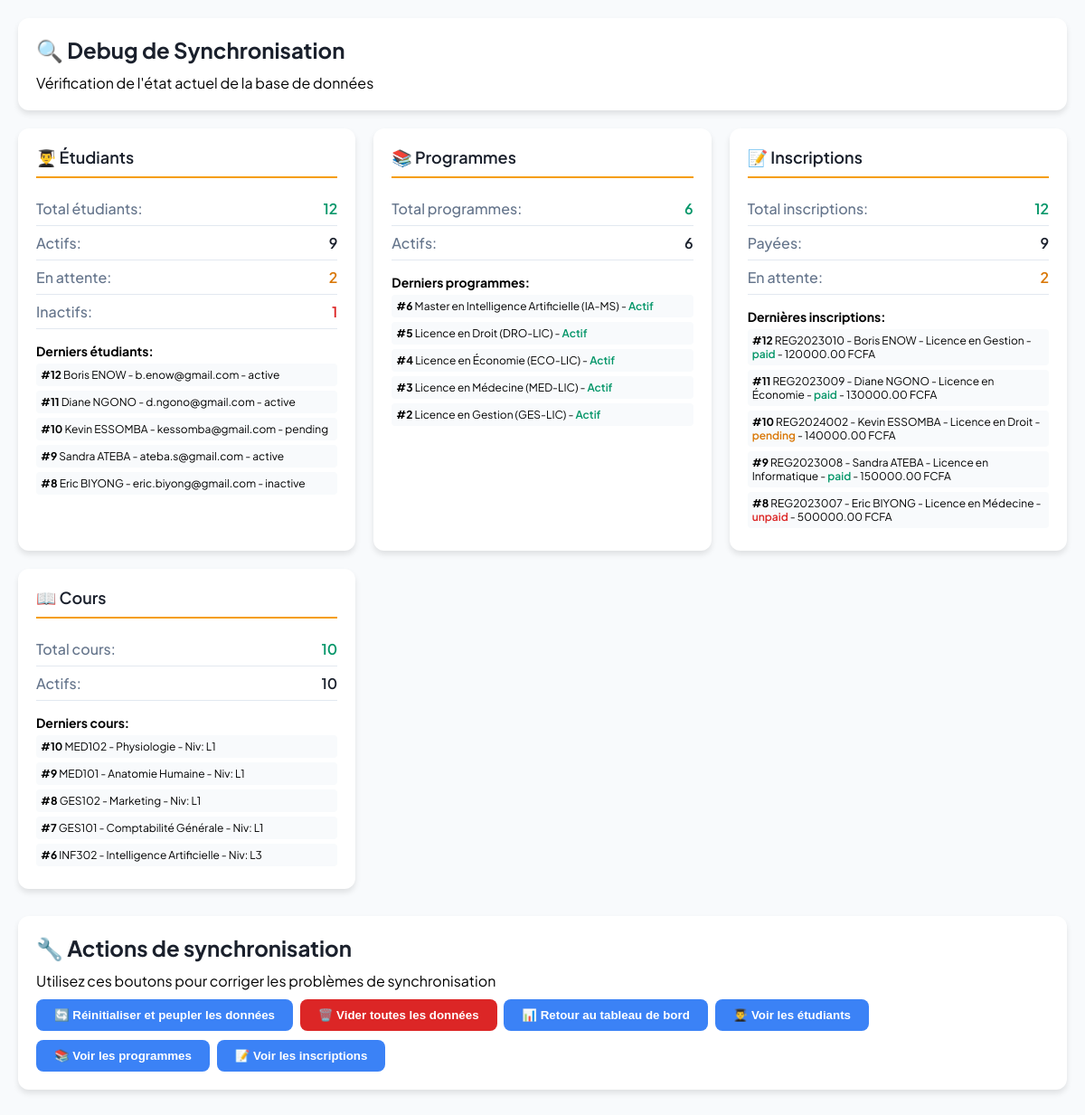
Page /debug_sync.php (signed in) on the committed database.
### tables this page shows
CREATE TABLE `students` (
  `id` int(11) NOT NULL AUTO_INCREMENT,
  `first_name` varchar(50) NOT NULL,
  `last_name` varchar(50) NOT NULL,
  `email` varchar(100) NOT NULL,
  `phone` varchar(20) DEFAULT NULL,
  `date_of_birth` date DEFAULT NULL,
  `place_of_birth` varchar(100) DEFAULT NULL,
  `nationality` varchar(50) DEFAULT NULL,
  `address` text DEFAULT NULL,
  `gender` enum('M','F','Autre') DEFAULT NULL,
  `program_id` int(11) DEFAULT NULL,
  `level` enum('L1','L2','L3','M1','M2','D1','D2','D3') DEFAULT NULL,
  `status` enum('active','inactive','pending','graduated','suspended') NOT NULL DEFAULT 'pending',
  `registration_date` date DEFAULT NULL,
  `student_id_card` varchar(50) DEFAULT NULL,
  `avatar` varchar(255) DEFAULT NULL,
  `emergency_contact_name` varchar(100) DEFAULT NULL,
  `emergency_contact_phone` varchar(20) DEFAULT NULL,
  `created_at` timestamp DEFAULT CURRENT_TIMESTAMP,
  `updated_at` timestamp DEFAULT CURRENT_TIMESTAMP ON UPDATE CURRENT_TIMESTAMP,
  PRIMARY KEY (`id`),
  UNIQUE KEY `email` (`email`),
  UNIQUE KEY `student_id_card` (`student_id_card`),
  KEY `idx_program_id` (`program_id`),
  KEY `idx_level` (`level`),
  KEY `idx_status` (`status`),
  CONSTRAINT `fk_students_program` FOREIGN KEY (`program_id`) REFERENCES `programs` (`id`) ON DELETE SET NULL
);

CREATE TABLE `programs` (
  `id` int(11) NOT NULL AUTO_INCREMENT,
  `name` varchar(100) NOT NULL,
  `code` varchar(20) NOT NULL,
  `description` text DEFAULT NULL,
  `level` enum('Licence','Master','Doctorat','Certificat','Formation continue') NOT NULL,
  `duration` int(11) NOT NULL DEFAULT 3 COMMENT 'Durée en années',
  `capacity` int(11) NOT NULL DEFAULT 50 COMMENT 'Capacité maximale',
  `price` decimal(10,2) NOT NULL DEFAULT 0.00 COMMENT 'Frais de scolarité',
  `requirements` text DEFAULT NULL COMMENT 'Prérequis',
  `objectives` text DEFAULT NULL COMMENT 'Objectifs du programme',
  `active` tinyint(1) NOT NULL DEFAULT 1,
  `created_by` int(11) DEFAULT NULL,
  `created_at` timestamp DEFAULT CURRENT_TIMESTAMP,
  `updated_at` timestamp DEFAULT CURRENT_TIMESTAMP ON UPDATE CURRENT_TIMESTAMP,
  PRIMARY KEY (`id`),
  UNIQUE KEY `code` (`code`),
  KEY `idx_level` (`level`),
  KEY `idx_active` (`active`),
  KEY `idx_created_by` (`created_by`),
  CONSTRAINT `fk_programs_created_by` FOREIGN KEY (`created_by`) REFERENCES `users` (`id`) ON DELETE SET NULL
);

CREATE TABLE `registrations` (
  `id` int(11) NOT NULL AUTO_INCREMENT,
  `student_id` int(11) NOT NULL,
  `program_id` int(11) NOT NULL,
  `reference` varchar(50) NOT NULL,
  `registration_date` date NOT NULL,
  `academic_year` varchar(20) NOT NULL,
  `semester` enum('Semestre 1','Semestre 2','Année complète') NOT NULL DEFAULT 'Année complète',
  `amount` decimal(10,2) NOT NULL DEFAULT 0.00,
  `payment_status` enum('paid','pending','unpaid','partial','refunded') NOT NULL DEFAULT 'pending',
  `payment_method` enum('cash','bank_transfer','mobile_money','credit_card','check') DEFAULT NULL,
  `payment_date` datetime DEFAULT NULL,
  `status` enum('validated','pending','rejected','cancelled') NOT NULL DEFAULT 'pending',
  `validation_date` datetime DEFAULT NULL,
  `validated_by` int(11) DEFAULT NULL,
  `notes` text DEFAULT NULL,
  `created_at` timestamp DEFAULT CURRENT_TIMESTAMP,
  `updated_at` timestamp DEFAULT CURRENT_TIMESTAMP ON UPDATE CURRENT_TIMESTAMP,
  PRIMARY KEY (`id`),
  UNIQUE KEY `reference` (`reference`),
  KEY `idx_student_id` (`student_id`),
  KEY `idx_program_id` (`program_id`),
  KEY `idx_academic_year` (`academic_year`),
  KEY `idx_payment_status` (`payment_status`),
  KEY `idx_status` (`status`),
  KEY `idx_validated_by` (`validated_by`),
  CONSTRAINT `fk_registrations_student` FOREIGN KEY (`student_id`) REFERENCES `students` (`id`) ON DELETE CASCADE,
  CONSTRAINT `fk_registrations_program` FOREIGN KEY (`program_id`) REFERENCES `programs` (`id`) ON DELETE CASCADE,
  CONSTRAINT `fk_registrations_validated_by` FOREIGN KEY (`validated_by`) REFERENCES `users` (`id`) ON DELETE SET NULL
);

CREATE TABLE `courses` (
  `id` int(11) NOT NULL AUTO_INCREMENT,
  `code` varchar(20) NOT NULL,
  `name` varchar(100) NOT NULL,
  `description` text DEFAULT NULL,
  `credits` int(11) NOT NULL DEFAULT 3,
  `hours` int(11) NOT NULL DEFAULT 30,
  `program_id` int(11) NOT NULL,
  `level` enum('L1','L2','L3','M1','M2','D1','D2','D3') NOT NULL,
  `semester` enum('Semestre 1','Semestre 2') NOT NULL,
  `teacher_id` int(11) DEFAULT NULL,
  `max_students` int(11) NOT NULL DEFAULT 50,
  `current_students` int(11) NOT NULL DEFAULT 0,
  `status` enum('active','inactive','completed') NOT NULL DEFAULT 'active',
  `created_at` timestamp DEFAULT CURRENT_TIMESTAMP,
  `updated_at` timestamp DEFAULT CURRENT_TIMESTAMP ON UPDATE CURRENT_TIMESTAMP,
  PRIMARY KEY (`id`),
  UNIQUE KEY `code` (`code`),
  KEY `idx_program_id` (`program_id`),
  KEY `idx_level` (`level`),
  KEY `idx_teacher_id` (`teacher_id`),
  CONSTRAINT `fk_courses_program` FOREIGN KEY (`program_id`) REFERENCES `programs` (`id`) ON DELETE CASCADE,
  CONSTRAINT `fk_courses_teacher` FOREIGN KEY (`teacher_id`) REFERENCES `users` (`id`) ON DELETE SET NULL
);

### debug_sync.php (the view, shortened to what this page needs)
<?php
include 'db/mysql_connection_gestion_inscription.php';
?>
<!DOCTYPE html>
<html lang="fr">
<head>
</head>
<body>
<div class="container">
    <div class="header">
        <h1 class="title">🔍 Debug de Synchronisation</h1>
        <p>Vérification de l'état actuel de la base de données</p>
    </div>
    <div class="grid">
        <div class="card">
            <h2 class="card-title">👨‍🎓 Étudiants</h2>
            <?php
            try {
                $totalStudents = $pdo->query("SELECT COUNT(*) as count FROM students")->fetch()['count'];
                $activeStudents = $pdo->query("SELECT COUNT(*) as count FROM students WHERE status = 'active'")->fetch()['count'];
                $pendingStudents = $pdo->query("SELECT COUNT(*) as count FROM students WHERE status = 'pending'")->fetch()['count'];
                $inactiveStudents = $pdo->query("SELECT COUNT(*) as count FROM students WHERE status = 'inactive'")->fetch()['count'];
                echo "<div class='stat-item'>
                    <span class='stat-label'>Total étudiants:</span>
                    <span class='stat-value success'>$totalStudents</span>
                </div>";
                echo "<div class='stat-item'>
                    <span class='stat-label'>Actifs:</span>
                    <span class='stat-value'>$activeStudents</span>
                </div>";
                echo "<div class='stat-item'>
                    <span class='stat-label'>En attente:</span>
                    <span class='stat-value warning'>$pendingStudents</span>
                </div>";
                echo "<div class='stat-item'>
                    <span class='stat-label'>Inactifs:</span>
                    <span class='stat-value error'>$inactiveStudents</span>
                </div>";
                $students = $pdo->query("SELECT id, first_name, last_name, email, program_id, level, status FROM students ORDER BY id DESC LIMIT 5")->fetchAll();
                if (!empty($students)) {
                    echo "<h3 style='margin-top: 15px; font-size: 14px;'>Derniers étudiants:</h3>";
                    foreach ($students as $student) {
                        echo "<div style='font-size: 12px; padding: 5px; background: #f8fafc; margin: 5px 0; border-radius: 4px;'>
                            <strong>#{$student['id']}</strong> {$student['first_name']} {$student['last_name']} - {$student['email']} - {$student['status']}
                        </div>";
                    }
                }
            } catch (PDOException $e) {
                echo "<div class='error'>Erreur: " . $e->getMessage() . "</div>";
            }
            ?>
        </div>
        <div class="card">
            <h2 class="card-title">📚 Programmes</h2>
            <?php
            try {
                $totalPrograms = $pdo->query("SELECT COUNT(*) as count FROM programs")->fetch()['count'];
                $activePrograms = $pdo->query("SELECT COUNT(*) as count FROM programs WHERE active = 1")->fetch()['count'];
                echo "<div class='stat-item'>
                    <span class='stat-label'>Total programmes:</span>
                    <span class='stat-value success'>$totalPrograms</span>
                </div>";
                echo "<div class='stat-item'>
                    <span class='stat-label'>Actifs:</span>
                    <span class='stat-value'>$activePrograms</span>
                </div>";
                $programs = $pdo->query("SELECT id, name, code, level, active FROM programs ORDER BY id DESC LIMIT 5")->fetchAll();
                if (!empty($programs)) {
                    echo "<h3 style='margin-top: 15px; font-size: 14px;'>Derniers programmes:</h3>";
                    foreach ($programs as $program) {
                        $status = $program['active'] ? 'Actif' : 'Inactif';
                        $statusClass = $program['active'] ? 'success' : 'error';
                        echo "<div style='font-size: 12px; padding: 5px; background: #f8fafc; margin: 5px 0; border-radius: 4px;'>
                            <strong>#{$program['id']}</strong> {$program['name']} ({$program['code']}) - <span class='$statusClass'>$status</span>
                        </div>";
                    }
                }
            } catch (PDOException $e) {
                echo "<div class='error'>Erreur: " . $e->getMessage() . "</div>";
            }
            ?>
        </div>
        <div class="card">
            <h2 class="card-title">📝 Inscriptions</h2>
            <?php
            try {
                $totalRegistrations = $pdo->query("SELECT COUNT(*) as count FROM registrations")->fetch()['count'];
                $paidRegistrations = $pdo->query("SELECT COUNT(*) as count FROM registrations WHERE payment_status = 'paid'")->fetch()['count'];
                $pendingRegistrations = $pdo->query("SELECT COUNT(*) as count FROM registrations WHERE payment_status = 'pending'")->fetch()['count'];
                echo "<div class='stat-item'>
                    <span class='stat-label'>Total inscriptions:</span>
                    <span class='stat-value success'>$totalRegistrations</span>
                </div>";
                echo "<div class='stat-item'>
                    <span class='stat-label'>Payées:</span>
                    <span class='stat-value'>$paidRegistrations</span>
                </div>";
                echo "<div class='stat-item'>
                    <span class='stat-label'>En attente:</span>
                    <span class='stat-value warning'>$pendingRegistrations</span>
                </div>";
                $registrations = $pdo->query("SELECT r.id, r.reference, s.first_name, s.last_name, p.name as program_name, r.payment_status, r.amount FROM registrations r JOIN students s ON r.student_id = s.id JOIN programs p ON r.program_id = p.id ORDER BY r.id DESC LIMIT 5")->fetchAll();
                if (!empty($registrations)) {
                    echo "<h3 style='margin-top: 15px; font-size: 14px;'>Dernières inscriptions:</h3>";
                    foreach ($registrations as $reg) {
                        $statusClass = $reg['payment_status'] == 'paid' ? 'success' : ($reg['payment_status'] == 'pending' ? 'warning' : 'error');
                        echo "<div style='font-size: 12px; padding: 5px; background: #f8fafc; margin: 5px 0; border-radius: 4px;'>
                            <strong>#{$reg['id']}</strong> {$reg['reference']} - {$reg['first_name']} {$reg['last_name']} - {$reg['program_name']} - <span class='$statusClass'>{$reg['payment_status']}</span> - {$reg['amount']} FCFA
                        </div>";
                    }
                }
            } catch (PDOException $e) {
                echo "<div class='error'>Erreur: " . $e->getMessage() . "</div>";
            }
            ?>
        </div>
        <div class="card">
            <h2 class="card-title">📖 Cours</h2>
            <?php
            try {
                $totalCourses = $pdo->query("SELECT COUNT(*) as count FROM courses")->fetch()['count'];
                $activeCourses = $pdo->query("SELECT COUNT(*) as count FROM courses WHERE status = 'active'")->fetch()['count'];
                echo "<div class='stat-item'>
                    <span class='stat-label'>Total cours:</span>
                    <span class='stat-value success'>$totalCourses</span>
                </div>";
                echo "<div class='stat-item'>
                    <span class='stat-label'>Actifs:</span>
                    <span class='stat-value'>$activeCourses</span>
                </div>";
                $courses = $pdo->query("SELECT id, code, name, program_id, level FROM courses ORDER BY id DESC LIMIT 5")->fetchAll();
                if (!empty($courses)) {
                    echo "<h3 style='margin-top: 15px; font-size: 14px;'>Derniers cours:</h3>";
                    foreach ($courses as $course) {
                        echo "<div style='font-size: 12px; padding: 5px; background: #f8fafc; margin: 5px 0; border-radius: 4px;'>
                            <strong>#{$course['id']}</strong> {$course['code']} - {$course['name']} - Niv: {$course['level']}
                        </div>";
                    }
                }
            } catch (PDOException $e) {
                echo "<div class='error'>Erreur: " . $e->getMessage() . "</div>";
            }
            ?>
        </div>
    </div>
    <div class="header" style="margin-top: 30px;">
        <h2 class="title">🔧 Actions de synchronisation</h2>
        <p>Utilisez ces boutons pour corriger les problèmes de synchronisation</p>
        <button class="btn" onclick="window.location.href='reset_and_seed.php'">
            🔄 Réinitialiser et peupler les données
        </button>
        <button class="btn btn-danger" onclick="window.location.href='reset_data.php'">
            🗑️ Vider toutes les données
        </button>
        <button class="btn" onclick="window.location.href='dashboard.php'">
            📊 Retour au tableau de bord
        </button>
        <button class="btn" onclick="window.location.href='students.php'">
            👨‍🎓 Voir les étudiants
        </button>
        <button class="btn" onclick="window.location.href='programs.php'">
            📚 Voir les programmes
        </button>
        <button class="btn" onclick="window.location.href='registrations.php'">
            📝 Voir les inscriptions
        </button>
    </div>
</div>
</body>
</html>

### debug_sync.php (style rules this page uses)
* { margin: 0; padding: 0; box-sizing: border-box; }
body { font-family: 'Plus Jakarta Sans', sans-serif; background: #f8fafc; padding: 20px; }
.container { max-width: 1200px; margin: 0 auto; }
.header { background: white; border-radius: 12px; padding: 20px; margin-bottom: 20px; box-shadow: 0 4px 6px rgba(0,0,0,0.1); }
.title { font-size: 24px; font-weight: 700; color: #1a202c; margin-bottom: 10px; }
.grid { display: grid; grid-template-columns: repeat(auto-fit, minmax(300px, 1fr)); gap: 20px; }
.card { background: white; border-radius: 12px; padding: 20px; box-shadow: 0 4px 6px rgba(0,0,0,0.1); }
.card-title { font-size: 18px; font-weight: 600; color: #1a202c; margin-bottom: 15px; padding-bottom: 10px; border-bottom: 2px solid #f59e0b; }
.stat-item { display: flex; justify-content: space-between; padding: 8px 0; border-bottom: 1px solid #e2e8f0; }
.stat-label { font-weight: 500; color: #64748b; }
.stat-value { font-weight: 600; color: #1a202c; }
.error { color: #dc2626; font-weight: 600; }
.success { color: #059669; font-weight: 600; }
.warning { color: #d97706; font-weight: 600; }
.btn { background: #3b82f6; color: white; border: none; border-radius: 8px; padding: 10px 20px; font-weight: 600; cursor: pointer; margin: 10px 5px 0 0; transition: background 0.2s; }
.btn-danger { background: #dc2626; }

### rows in the picture
students: id "12", first_name "Boris", last_name "ENOW", email "b.enow@gmail.com", status "active"
students: id "11", first_name "Diane", last_name "NGONO", email "d.ngono@gmail.com", status "active"
students: id "10", first_name "Kevin", last_name "ESSOMBA", email "kessomba@gmail.com", status "pending"
students: id "9", first_name "Sandra", last_name "ATEBA", email "ateba.s@gmail.com", status "active"
students: id "8", first_name "Eric", last_name "BIYONG", email "eric.biyong@gmail.com", status "inactive"
programs: id "6", name "Master en Intelligence Artificielle", code "IA-MS", active "Actif"
programs: id "5", name "Licence en Droit", code "DRO-LIC", active "Actif"
programs: id "4", name "Licence en Économie", code "ECO-LIC", active "Actif"
programs: id "3", name "Licence en Médecine", code "MED-LIC", active "Actif"
programs: id "2", name "Licence en Gestion", code "GES-LIC", active "Actif"
registrations: id "12", reference "REG2023010", student.first_name "Boris", student.last_name "ENOW", program.name "Licence en Gestion", payment_status "paid", amount "120000.00"
registrations: id "11", reference "REG2023009", student.first_name "Diane", student.last_name "NGONO", program.name "Licence en Économie", payment_status "paid", amount "130000.00"
registrations: id "10", reference "REG2024002", student.first_name "Kevin", student.last_name "ESSOMBA", program.name "Licence en Droit", payment_status "pending", amount "140000.00"
registrations: id "9", reference "REG2023008", student.first_name "Sandra", student.last_name "ATEBA", program.name "Licence en Informatique", payment_status "paid", amount "150000.00"
registrations: id "8", reference "REG2023007", student.first_name "Eric", student.last_name "BIYONG", program.name "Licence en Médecine", payment_status "unpaid", amount "500000.00"
courses: id "10", code "MED102", name "Physiologie", level "L1"
courses: id "9", code "MED101", name "Anatomie Humaine", level "L1"
courses: id "8", code "GES102", name "Marketing", level "L1"
courses: id "7", code "GES101", name "Comptabilité Générale", level "L1"
courses: id "6", code "INF302", name "Intelligence Artificielle", level "L3"

### other values in the picture
$totalStudents "12"
$activeStudents "9"
$pendingStudents "2"
$inactiveStudents "1"
$totalPrograms "6"
$activePrograms "6"
$totalRegistrations "12"
$paidRegistrations "9"
$pendingRegistrations "2"
$totalCourses "10"
$activeCourses "10"
